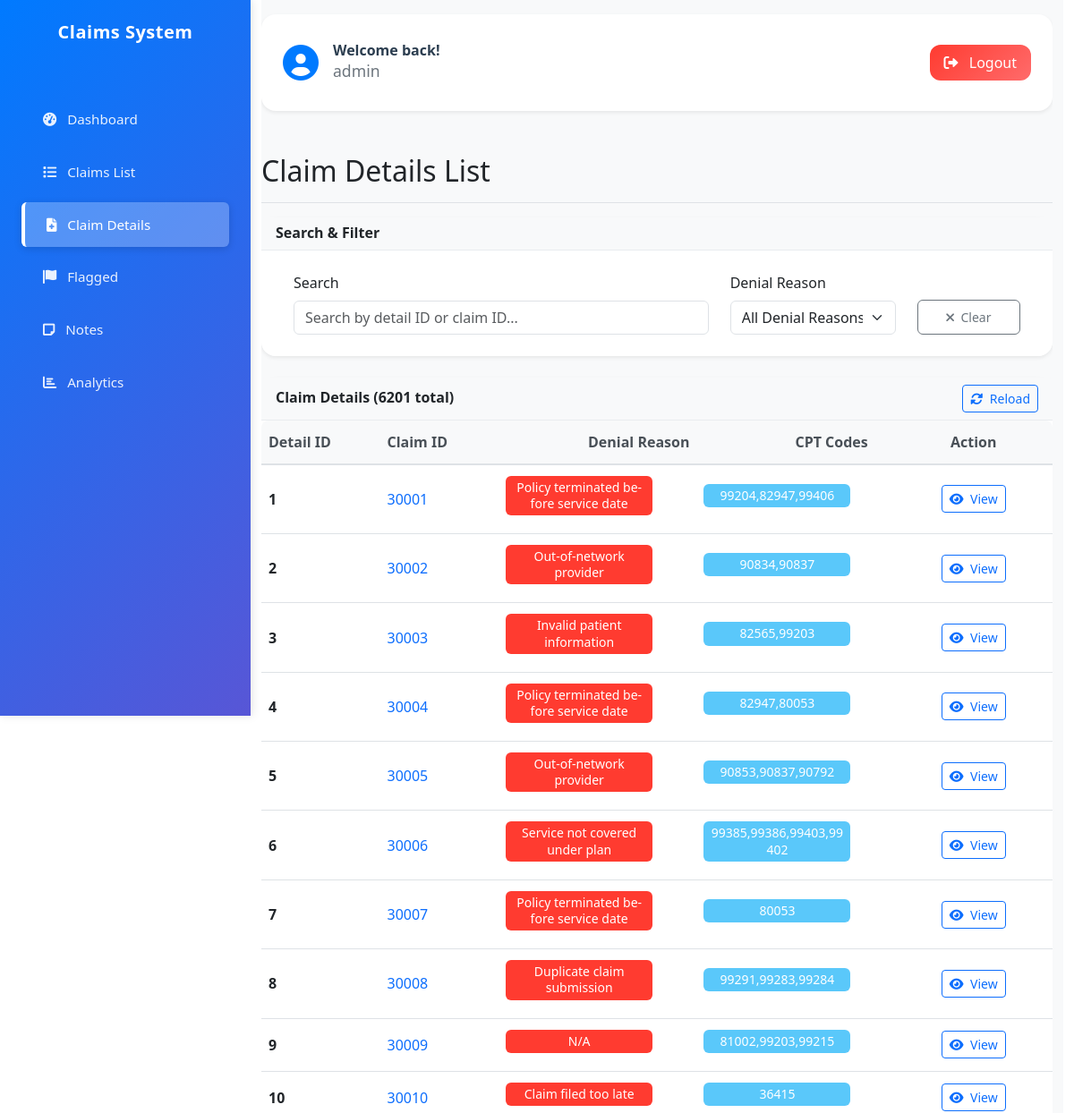
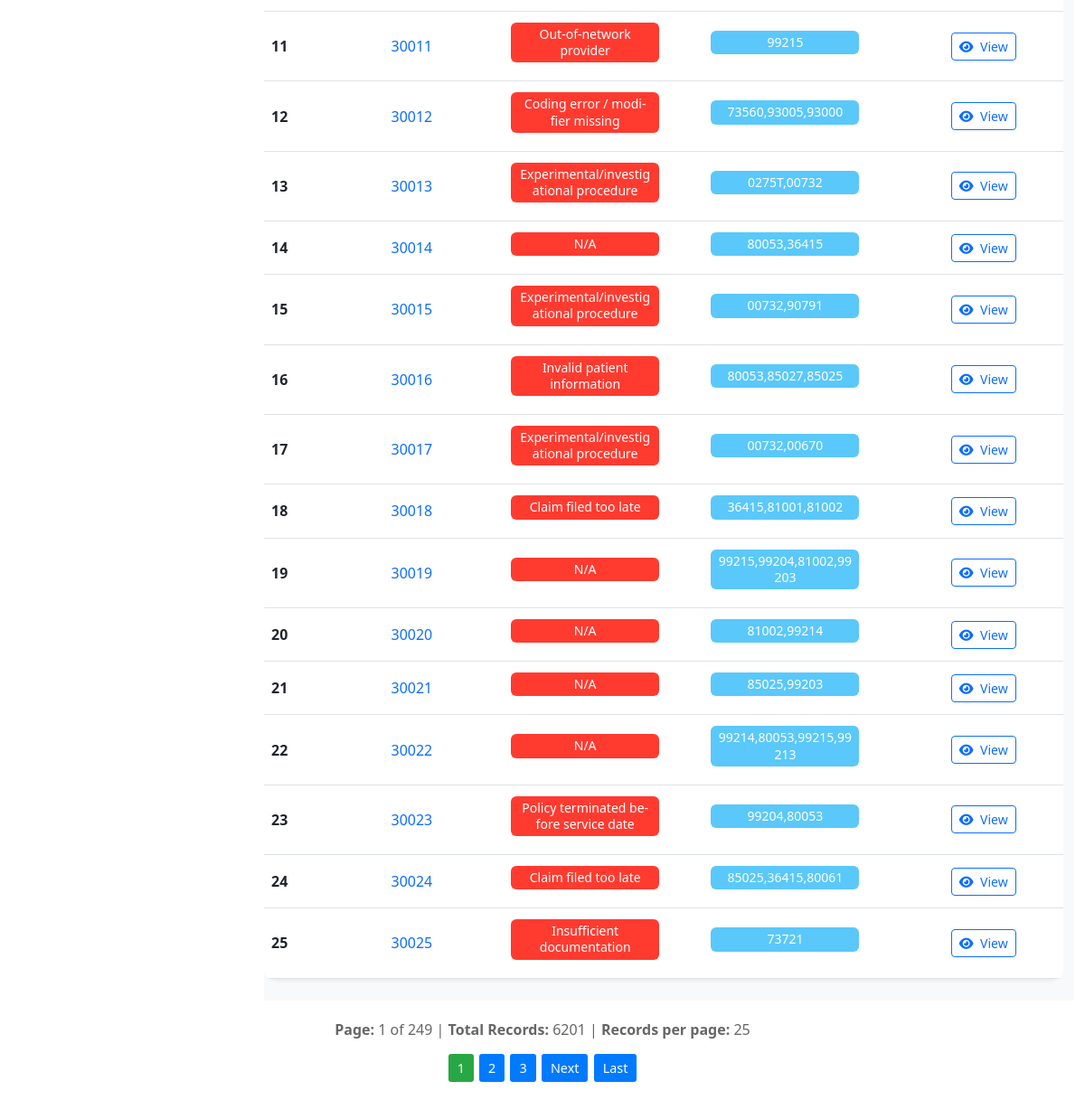
The app's page /dashboard/claim-details/ (signed in) with its own data (2 pictures, top to bottom).
### backend/claims/models.py (models this page shows, shortened)
class ClaimDetail(models.Model):
    id = models.IntegerField(primary_key=True)
    claim_id = models.BigIntegerField()
    denial_reason = models.CharField(max_length=500, blank=True, null=True)
    cpt_codes = models.CharField(max_length=500, blank=True, null=True)
    class Meta:
        db_table = 'claim_detail'
        verbose_name = 'Claim Detail'
        verbose_name_plural = 'Claim Details'

### backend/claims/views.py (the view)
# urls.py: path('claim-details/', views.claim_details_list, name='claim_details_list'),
@login_required
def claim_details_list(request):
    details = ClaimDetail.objects.all()
    search_query = request.GET.get('search', '')
    if search_query:
        details = details.filter(
            Q(claim_id__icontains=search_query) |
            Q(denial_reason__icontains=search_query) |
            Q(cpt_codes__icontains=search_query)
        )
    denial_filter = request.GET.get('denial_reason', '')
    if denial_filter:
        if denial_filter == 'No Denial':
            details = details.filter(denial_reason__isnull=True) | details.filter(denial_reason='')
        else:
            details = details.filter(denial_reason=denial_filter)
    denial_reasons = ClaimDetail.objects.exclude(
        denial_reason__isnull=True
    ).exclude(
        denial_reason=''
    ).values_list('denial_reason', flat=True).distinct()
    details = details.order_by('id')  # Order by ID for consistent pagination
    paginator = Paginator(details, 25)
    page_number = request.GET.get('page')
    page_obj = paginator.get_page(page_number)
    context = {
        'page_obj': page_obj,
        'search_query': search_query,
        'denial_filter': denial_filter,
        'denial_reasons': denial_reasons,
    }
    return render(request, 'claims/claim_details_list.html', context)

### frontend/templates/claims/claim_details_list.html (shortened to what this page needs)
{% extends 'base.html' %}
{% block content %}
<div class="d-flex justify-content-between align-items-center pt-3 pb-2 mb-3 border-bottom">
    <h1 class="h2 fs-2">Claim Details List</h1>
</div>
<div class="card shadow-sm mb-4" x-data="{
    searchQuery: '{{ search_query }}'
}">
    <div class="card-header bg-light">
        <h6 class="m-0 fw-bold fs-6">Search & Filter</h6>
    </div>
    <div class="card-body p-4">
                <form method="get" class="row g-3" id="searchForm" onsubmit="claimDetailsApplyFilters(); return false;">
            <div class="col-7">
                <label for="search" class="form-label">Search</label>
                <input type="text" class="form-control" id="search" name="search"
                       value="{{ search_query }}" placeholder="Search by detail ID or claim ID..." oninput="debouncedClaimDetailsSearch()">
            </div>
            <div class="col-3">
                <label for="denial_reason" class="form-label">Denial Reason</label>
                <select class="form-select" id="denial_reason" name="denial_reason" onchange="claimDetailsApplyFilters()">
                    <option value="">All Denial Reasons</option>
                </select>
            </div>
            <div class="col-2 d-flex align-items-end">
                <button type="button" class="btn btn-outline-secondary btn-clear" onclick="document.getElementById('search').value=''; document.getElementById('denial_reason').value=''; claimDetailsApplyFilters(true);">
                    <i class="fas fa-times me-1"></i>
                    <span class="">Clear</span>
                </button>
            </div>
        </form>
    </div>
</div>
<div class="card shadow-sm" id="claim-details-results">
    <div class="card-header bg-light d-flex justify-content-between align-items-center">
        <h6 class="m-0 fw-bold fs-6">Claim Details ({{ page_obj.paginator.count }} total)</h6>
        <div class="btn-group" role="group">
            <button type="button" class="btn btn-outline-primary btn-sm" onclick="reloadClaimDetails()">
                <i class="fas fa-sync-alt me-1"></i>
                <span class="">Reload</span>
            </button>
        </div>
    </div>
    <div class="card-body p-0">
                    <div class="table-responsive claim-line-items">
                        <table class="table table-hover table-sm mb-0">
                            <thead class="table-light">
                                <tr>
                                                                <th class="text-nowrap" style="width: 15%;">Detail ID</th>
                            <th class="text-nowrap" style="width: 15%;">Claim ID</th>
                            <th class="text-nowrap" style="width: 25%; padding-left: 100px;">Denial Reason</th>
                            <th class="text-nowrap" style="width: 25%; padding-left: 110px;">CPT Codes</th>
                            <th class="text-nowrap text-center" style="width: 20%;">Action</th>
                                </tr>
                            </thead>
                            <tbody>
                                {% for detail in page_obj %}
                                <tr>
                                    <td class="text-nowrap align-middle"><strong>{{ detail.id }}</strong></td>
                                    <td class="text-nowrap align-middle">
                                        <a href="{% url 'claims:claim_detail' detail.claim_id %}" class="text-decoration-none">
                                            {{ detail.claim_id }}
                                        </a>
                                    </td>
                                    <td class="text-start">
                                        {% if detail.denial_reason %}
                                            <div class="bg-danger text-white rounded px-2 py-1" style="font-size: 0.875rem; white-space: normal; text-align: center; width: 80%; line-height: 1.3; margin-bottom: 0.5rem;">{{ detail.denial_reason }}</div>
                                        {% else %}
                                            <div class="bg-success text-white rounded px-2 py-1" style="font-size: 0.875rem; margin-bottom: 0.5rem;">No Denial</div>
                                        {% endif %}
                                    </td>
                                    <td class="text-nowrap">
                                        {% if detail.cpt_codes %}
                                            <div class="bg-info text-white rounded px-2 py-1" style="font-size: 0.875rem; white-space: normal; text-align: center; width: 80%; line-height: 1.3; margin-bottom: 0.5rem;">{{ detail.cpt_codes }}</div>
                                        {% else %}
                                            <span class="text-muted">-</span>
                                        {% endif %}
                                    </td>
                                    <td class="text-center align-middle">
                                        <div class="btn-group" role="group">
                                            <a href="{% url 'claims:claim_detail' detail.claim_id %}" class="btn btn-sm btn-outline-primary">
                                                <i class="fas fa-eye me-1"></i>
                                                <span class="">View</span>
                                            </a>
                                        </div>
                                    </td>
                                </tr>
                                {% endfor %}
                            </tbody>
                        </table>
                    </div>
                </div>
            </div>
        </div>
    </div>
        {% if page_obj.has_other_pages %}
        <div id="pagination-section" style="margin: 20px 0; text-align: center;">
            <div style="margin-bottom: 15px; color: #666;">
                <strong>Page:</strong> {{ page_obj.number }} of {{ page_obj.paginator.num_pages }} |
                <strong>Total Records:</strong> {{ page_obj.paginator.count }} |
                <strong>Records per page:</strong> {{ page_obj.paginator.per_page }}
            </div>
                <div style="margin-bottom: 10px;">
                    {% for num in page_obj.paginator.page_range %}
                        {% if page_obj.number == num %}
                            <span style="display: inline-block; margin: 0 1px; padding: 5px 10px; background: #28a745; color: white; border-radius: 3px; font-size: 0.9rem;">
                                {{ num }}
                            </span>
                        {% elif num > page_obj.number|add:'-3' and num < page_obj.number|add:'3' %}
                            <a href="?page={{ num }}{% if search_query %}&search={{ search_query }}{% endif %}{% if denial_filter %}&denial_reason={{ denial_filter }}{% endif %}#pagination-section"
                               style="display: inline-block; margin: 0 1px; padding: 5px 10px; background: #007bff; color: white; text-decoration: none; border-radius: 3px; font-size: 0.9rem;">
                                {{ num }}
                            </a>
                        {% endif %}
                    {% endfor %}
                    {% if page_obj.has_next %}
                        <a href="?page={{ page_obj.next_page_number }}{% if search_query %}&search={{ search_query }}{% endif %}{% if denial_filter %}&denial_reason={{ denial_filter }}{% endif %}#pagination-section"
                           style="display: inline-block; margin: 0 1px; padding: 5px 10px; background: #007bff; color: white; text-decoration: none; border-radius: 3px; font-size: 0.9rem;">
                            Next
                        </a>
                        <a href="?page={{ page_obj.paginator.num_pages }}{% if search_query %}&search={{ search_query }}{% endif %}{% if denial_filter %}&denial_reason={{ denial_filter }}{% endif %}#pagination-section"
                           style="display: inline-block; margin: 0 1px; padding: 5px 10px; background: #007bff; color: white; text-decoration: none; border-radius: 3px; font-size: 0.9rem;">
                            Last
                        </a>
                    {% endif %}
                </div>
    </div>
    {% endif %}
</div>
{% endblock %}

### frontend/templates/base.html (shortened to what this page needs)
{% load static %}
<!DOCTYPE html>
<html lang="en">
<head>
    <link href="https://cdn.jsdelivr.net/npm/bootstrap@5.3.0/dist/css/bootstrap.min.css" rel="stylesheet">
    <link href="https://cdnjs.cloudflare.com/ajax/libs/font-awesome/6.0.0/css/all.min.css" rel="stylesheet">
</head>
<body>
    <div class="container-fluid">
        <div class="row">
            <nav class="sidebar" id="sidebarOffcanvas">
                <div class="d-flex flex-column h-100">
                    <div class="text-center mb-4 px-3">
                        <h4 class="text-white">Claims System</h4>
                    </div>
                    <ul class="nav flex-column">
                        <li class="nav-item">
                            <a class="nav-link {% if request.resolver_match.url_name == 'dashboard' %}active{% endif %}" href="{% url 'claims:dashboard' %}">
                                <i class="fas fa-tachometer-alt me-2"></i>
                                Dashboard
                            </a>
                        </li>
                        <li class="nav-item">
                            <a class="nav-link {% if request.resolver_match.url_name == 'claim_list' %}active{% endif %}" href="{% url 'claims:claim_list' %}">
                                <i class="fas fa-list me-2"></i>
                                Claims List
                            </a>
                        </li>
                        <li class="nav-item">
                            <a class="nav-link {% if request.resolver_match.url_name == 'claim_details_list' %}active{% endif %}" href="{% url 'claims:claim_details_list' %}">
                                <i class="fas fa-file-medical me-2"></i>
                                Claim Details
                            </a>
                        </li>
                        <li class="nav-item">
                            <a class="nav-link {% if request.resolver_match.url_name == 'flagged_claims' %}active{% endif %}" href="{% url 'claims:flagged_claims' %}">
                                <i class="fas fa-flag me-2"></i>
                                Flagged
                            </a>
                        </li>
                        <li class="nav-item">
                            <a class="nav-link {% if request.resolver_match.url_name == 'notes_list' %}active{% endif %}" href="{% url 'claims:notes_list' %}">
                                <i class="fas fa-note-sticky me-2"></i>
                                Notes
                            </a>
                        </li>
                        <li class="nav-item">
                            <a class="nav-link {% if request.resolver_match.url_name == 'analytics' %}active{% endif %}" href="{% url 'claims:analytics' %}">
                                <i class="fas fa-chart-bar me-2"></i>
                                Analytics
                            </a>
                        </li>
                    </ul>
                </div>
            </nav>
            <main class="main-content">
                <div class="pt-3 pb-2 mb-3 content-wrapper">
                    {% if user.is_authenticated %}
                    <div class="user-header">
                        <div class="d-flex justify-content-between align-items-center gap-3">
                            <div class="welcome-section">
                                <div class="welcome-icon">
                                    <i class="fas fa-user-circle"></i>
                                </div>
                                <div class="welcome-text">
                                    <h6 class="welcome-title mb-0">Welcome back!</h6>
                                    <small class="welcome-subtitle">{{ user.username }}</small>
                                </div>
                            </div>
                            <div class="logout-section">
                                <a href="{% url 'logout' %}" class="btn btn-logout">
                                    <i class="fas fa-sign-out-alt me-2"></i>
                                    Logout
                                </a>
                            </div>
                        </div>
                    </div>
                    {% endif %}
                    {% block content %}{% endblock %}
</body>
</html>

### records on screen
ClaimDetail: id "1", claim_id "30001", denial_reason "Policy terminated before service date", cpt_codes "99204,82947,99406"
ClaimDetail: id "2", claim_id "30002", denial_reason "Out-of-network provider", cpt_codes "90834,90837"
ClaimDetail: id "3", claim_id "30003", denial_reason "Invalid patient information", cpt_codes "82565,99203"
ClaimDetail: id "4", claim_id "30004", denial_reason "Policy terminated before service date", cpt_codes "82947,80053"
ClaimDetail: id "5", claim_id "30005", denial_reason "Out-of-network provider", cpt_codes "90853,90837,90792"
ClaimDetail: id "6", claim_id "30006", denial_reason "Service not covered under plan", cpt_codes "99385,99386,99403,99402"
ClaimDetail: id "7", claim_id "30007", denial_reason "Policy terminated before service date", cpt_codes "80053"
ClaimDetail: id "8", claim_id "30008", denial_reason "Duplicate claim submission", cpt_codes "99291,99283,99284"
ClaimDetail: id "9", claim_id "30009", denial_reason "N/A", cpt_codes "81002,99203,99215"
ClaimDetail: id "10", claim_id "30010", denial_reason "Claim filed too late", cpt_codes "36415"
ClaimDetail: id "11", claim_id "30011", denial_reason "Out-of-network provider", cpt_codes "99215"
ClaimDetail: id "12", claim_id "30012", denial_reason "Coding error / modifier missing", cpt_codes "73560,93005,93000"
ClaimDetail: id "13", claim_id "30013", denial_reason "Experimental/investigational procedure", cpt_codes "0275T,00732"
ClaimDetail: id "14", claim_id "30014", denial_reason "N/A", cpt_codes "80053,36415"
ClaimDetail: id "15", claim_id "30015", denial_reason "Experimental/investigational procedure", cpt_codes "00732,90791"
ClaimDetail: id "16", claim_id "30016", denial_reason "Invalid patient information", cpt_codes "80053,85027,85025"
ClaimDetail: id "17", claim_id "30017", denial_reason "Experimental/investigational procedure", cpt_codes "00732,00670"
ClaimDetail: id "18", claim_id "30018", denial_reason "Claim filed too late", cpt_codes "36415,81001,81002"
ClaimDetail: id "19", claim_id "30019", denial_reason "N/A", cpt_codes "99215,99204,81002,99203"
ClaimDetail: id "20", claim_id "30020", denial_reason "N/A", cpt_codes "81002,99214"
ClaimDetail: id "21", claim_id "30021", denial_reason "N/A", cpt_codes "85025,99203"
ClaimDetail: id "22", claim_id "30022", denial_reason "N/A", cpt_codes "99214,80053,99215,99213"
ClaimDetail: id "23", claim_id "30023", denial_reason "Policy terminated before service date", cpt_codes "99204,80053"
ClaimDetail: id "24", claim_id "30024", denial_reason "Claim filed too late", cpt_codes "85025,36415,80061"
ClaimDetail: id "25", claim_id "30025", denial_reason "Insufficient documentation", cpt_codes "73721"

### other values on screen
{{ user.username }} "admin"
{{ page_obj.paginator.count }} "6201"
{{ page_obj.number }} "1"
{{ page_obj.paginator.num_pages }} "249"
{{ page_obj.paginator.per_page }} "25"
{{ num }} "1"
{{ num }} "2" "3"
